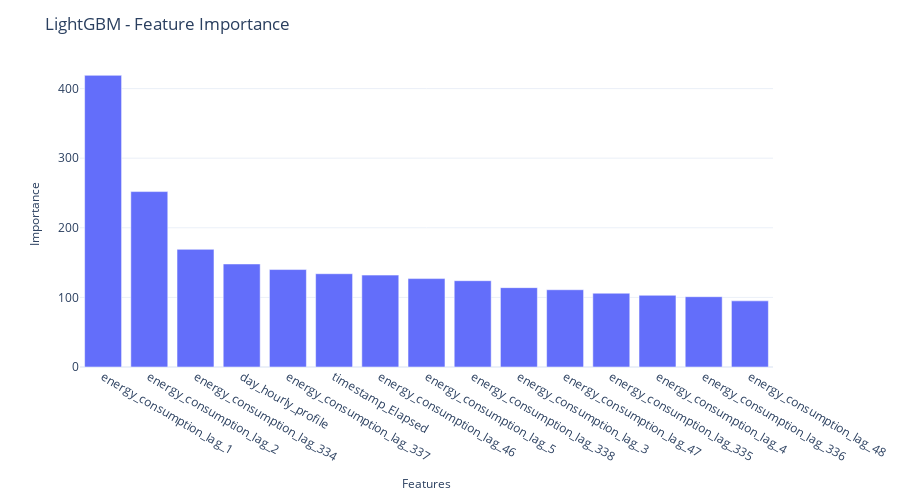

Notebook code for this chart:
### Code cell
fig = px.bar(feat_df.head(15), x="feature", y="importance")
format_plot(fig, xlabel="Features", ylabel="Importance", font_size=12)
fig.update_layout(title= "LightGBM - Feature Importance")
fig.write_image(dst_img/"lightgbm_reg_fimp.png")
fig.show()

### Figure 1 — Plotly figure (JSON) as saved in the notebook; plotly's stock layout.template omitted (floating-point values rounded to 4 significant figures)
{"data": [{"hovertemplate": "feature=%{x}<br>importance=%{y}<extra></extra>", "legendgroup": "", "marker": {"color": "#636efa", "pattern": {"shape": ""}}, "name": "", "orientation": "v", "showlegend": false, "textposition": "auto", "type": "bar", "x": ["energy_consumption_lag_1", "energy_consumption_lag_2", "energy_consumption_lag_334", "day_hourly_profile", "energy_consumption_lag_337", "timestamp_Elapsed", "energy_consumption_lag_46", "energy_consumption_lag_5", "energy_consumption_lag_338", "energy_consumption_lag_3", "energy_consumption_lag_47", "energy_consumption_lag_335", "energy_consumption_lag_4", "energy_consumption_lag_336", "energy_consumption_lag_48"], "xaxis": "x", "y": [419, 252, 169, 148, 140, 134, 132, 127, 124, 114, 111, 106, 103, 101, 95], "yaxis": "y"}], "layout": {"autosize": false, "barmode": "relative", "height": 500, "legend": {"font": {"size": 12}, "orientation": "h", "title": {}, "tracegroupgap": 0, "x": 1, "xanchor": "right", "y": 0.98, "yanchor": "bottom"}, "margin": {"t": 60}, "title": {"text": "LightGBM - Feature Importance"}, "width": 900, "xaxis": {"anchor": "y", "domain": [0, 1], "tickfont": {"size": 12}, "title": {"font": {"size": 12}, "text": "Features"}}, "yaxis": {"anchor": "x", "domain": [0, 1], "tickfont": {"size": 12}, "title": {"font": {"size": 12}, "text": "Importance"}}}}
